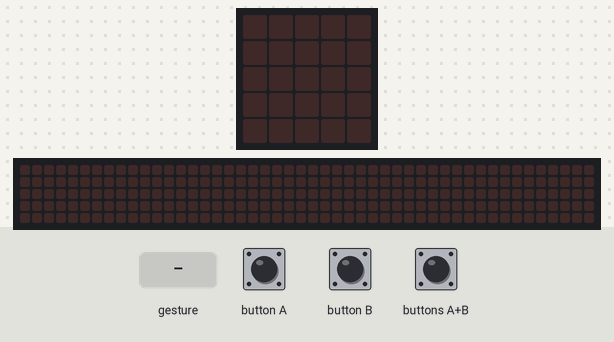
A program run on a simulated Calliope mini (MakeCode). On the bench: the board's 5×5 LED display, a strip that is not on the board, showing the scrolling text unrolled. Inputs (shaded band) come from the test bench. Random numbers come from a fixed seed; a tilt is held for 1.5 s and a shake lasts 1 s, then the board lies face up again; the 48×5 strip is a reading aid, not a part: it shows the text the display is scrolling, unrolled, one strip-width of it at a time.

Above: at 1.2 s.
1.3 s: buttons A+B pressed for 0.15 s
At 3.92 s:
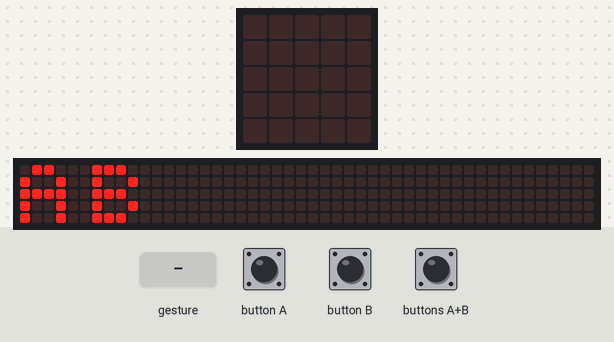
4.3 s: button A pressed for 0.15 s
At 5.6 s:
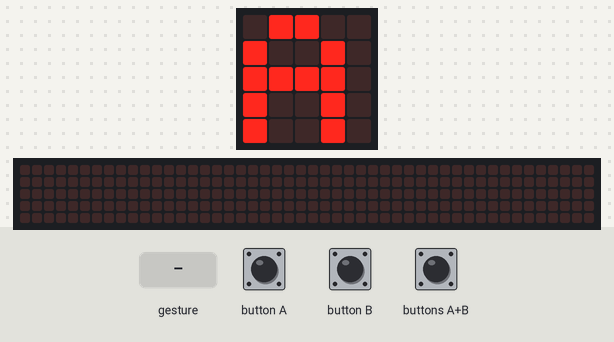
5.9 s: button B pressed for 0.15 s
At 6.12 s:
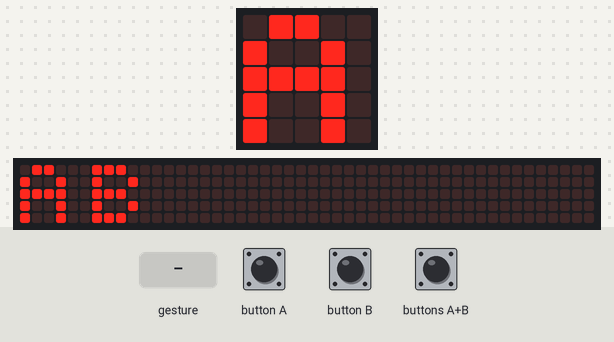
8.9 s: gesture 'shake'
At 9.9 s:
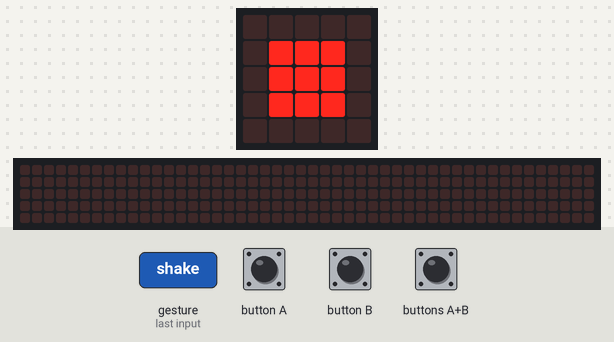
10.6 s: buttons A+B pressed for 1 s
At 11.67 s:
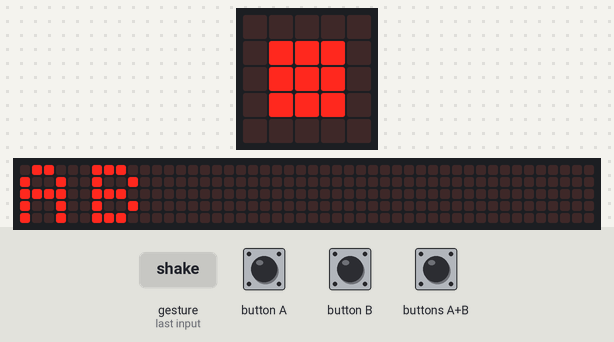
13.6 s: button B pressed for 0.15 s
At 15.1 s:
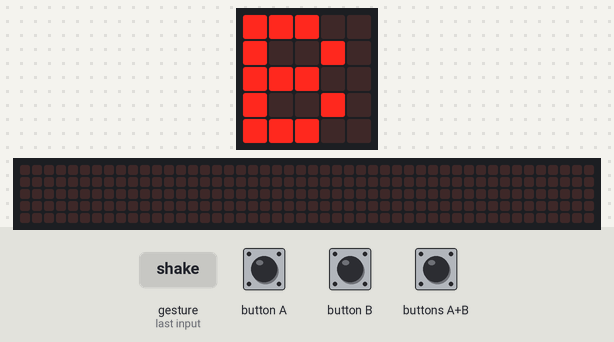
Timing chart, 0 to 16.6 s (numbered marks = the images above; inputs shaded):
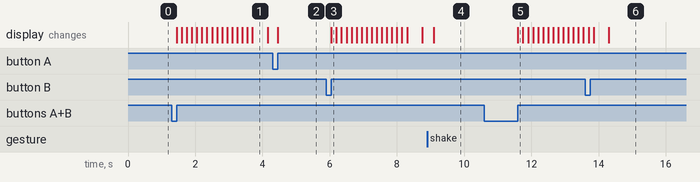

Measured:
- after the input at 1.3 s, the display: changes after 0.15 s (image 1)
- after the input at 4.3 s, the display: changes after 0.15 s (image 2)
- after the input at 5.9 s, the display: changes after 0.15 s (image 3)
- after the input at 8.9 s, the display: changes after 0.20 s (image 4)
- after the input at 10.6 s, the display: changes after 1.0 s (image 5)
- what the display in image 1 shows lasts 0.5 s, from 3.7 s to 4.2 s

The program:

main.ts
```typescript
input.onButtonEvent(Button.A, input.buttonEventClick(), function () {
    PunkteSpielerA += 1
    if (PunkteSpielerA > PunkteSpielerB) {
        basic.showString("A")
    } else if (PunkteSpielerA < PunkteSpielerB) {
        basic.showString("B")
    } else if (PunkteSpielerA == PunkteSpielerB) {
        basic.showString("AB")
    }
})
input.onButtonEvent(Button.AB, input.buttonEventClick(), function () {
    PunkteSpielerA += 1
    PunkteSpielerB += 1
    zeigeSpielstand()
})
input.onButtonEvent(Button.B, input.buttonEventClick(), function () {
    PunkteSpielerB += 1
    zeigeSpielstand()
})
function zeigeSpielstand () {
    if (PunkteSpielerA > PunkteSpielerB) {
        basic.showString("A")
    } else if (PunkteSpielerA < PunkteSpielerB) {
        basic.showString("B")
    } else if (PunkteSpielerA == PunkteSpielerB) {
        basic.showString("AB")
    }
}
input.onGesture(Gesture.Shake, function () {
    Zufallszahl = randint(1, 3)
    if (Zufallszahl == 1) {
        // Stein
        basic.showLeds(`
            . . . . .
            . # # # .
            . # # # .
            . # # # .
            . . . . .
            `)
    } else if (Zufallszahl == 2) {
        // Schere
        basic.showLeds(`
            # . . . #
            # # . # .
            . . # . .
            # # . # .
            # . . . #
            `)
    } else if (Zufallszahl == 3) {
        // Papier
        basic.showLeds(`
            . . . . .
            . . . . .
            # # # # #
            . . . . .
            . . . . .
            `)
    }
})
let PunkteSpielerB = 0
let PunkteSpielerA = 0
let Zufallszahl = 0
Zufallszahl = 0
```

test.ts
```typescript
// Hier kann man Tests durchführen; diese Datei wird nicht kompiliert, wenn dieses Paket als Erweiterung verwendet wird.
```
